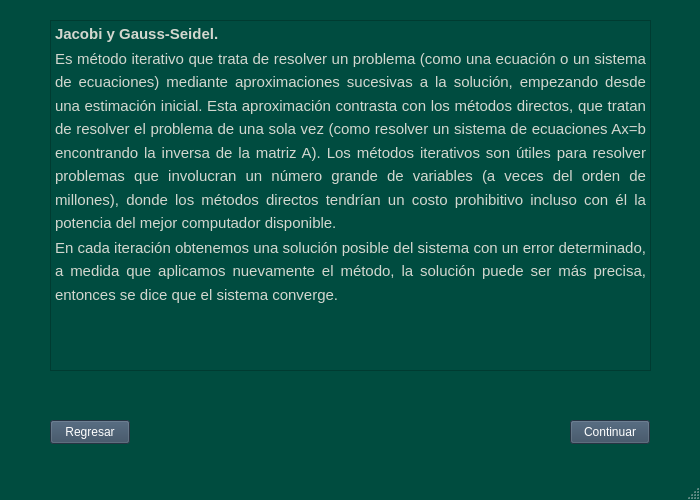
<?xml version="1.0" encoding="UTF-8"?>
<ui version="4.0">
 <class>resumenJacobi</class>
 <widget class="QMainWindow" name="resumenJacobi">
  <property name="geometry">
   <rect>
    <x>0</x>
    <y>0</y>
    <width>700</width>
    <height>500</height>
   </rect>
  </property>
  <property name="palette">
   <palette>
    <active>
     <colorrole role="WindowText">
      <brush brushstyle="SolidPattern">
       <color alpha="255">
        <red>255</red>
        <green>255</green>
        <blue>255</blue>
       </color>
      </brush>
     </colorrole>
     <colorrole role="Button">
      <brush brushstyle="SolidPattern">
       <color alpha="255">
        <red>0</red>
        <green>76</green>
        <blue>63</blue>
       </color>
      </brush>
     </colorrole>
     <colorrole role="Light">
      <brush brushstyle="SolidPattern">
       <color alpha="255">
        <red>0</red>
        <green>114</green>
        <blue>94</blue>
       </color>
      </brush>
     </colorrole>
     <colorrole role="Midlight">
      <brush brushstyle="SolidPattern">
       <color alpha="255">
        <red>0</red>
        <green>95</green>
        <blue>78</blue>
       </color>
      </brush>
     </colorrole>
     <colorrole role="Dark">
      <brush brushstyle="SolidPattern">
       <color alpha="255">
        <red>0</red>
        <green>38</green>
        <blue>31</blue>
       </color>
      </brush>
     </colorrole>
     <colorrole role="Mid">
      <brush brushstyle="SolidPattern">
       <color alpha="255">
        <red>0</red>
        <green>50</green>
        <blue>42</blue>
       </color>
      </brush>
     </colorrole>
     <colorrole role="Text">
      <brush brushstyle="SolidPattern">
       <color alpha="255">
        <red>255</red>
        <green>255</green>
        <blue>255</blue>
       </color>
      </brush>
     </colorrole>
     <colorrole role="BrightText">
      <brush brushstyle="SolidPattern">
       <color alpha="255">
        <red>255</red>
        <green>255</green>
        <blue>255</blue>
       </color>
      </brush>
     </colorrole>
     <colorrole role="ButtonText">
      <brush brushstyle="SolidPattern">
       <color alpha="255">
        <red>255</red>
        <green>255</green>
        <blue>255</blue>
       </color>
      </brush>
     </colorrole>
     <colorrole role="Base">
      <brush brushstyle="SolidPattern">
       <color alpha="255">
        <red>0</red>
        <green>0</green>
        <blue>0</blue>
       </color>
      </brush>
     </colorrole>
     <colorrole role="Window">
      <brush brushstyle="SolidPattern">
       <color alpha="255">
        <red>0</red>
        <green>76</green>
        <blue>63</blue>
       </color>
      </brush>
     </colorrole>
     <colorrole role="Shadow">
      <brush brushstyle="SolidPattern">
       <color alpha="255">
        <red>0</red>
        <green>0</green>
        <blue>0</blue>
       </color>
      </brush>
     </colorrole>
     <colorrole role="AlternateBase">
      <brush brushstyle="SolidPattern">
       <color alpha="255">
        <red>0</red>
        <green>38</green>
        <blue>31</blue>
       </color>
      </brush>
     </colorrole>
     <colorrole role="ToolTipBase">
      <brush brushstyle="SolidPattern">
       <color alpha="255">
        <red>255</red>
        <green>255</green>
        <blue>220</blue>
       </color>
      </brush>
     </colorrole>
     <colorrole role="ToolTipText">
      <brush brushstyle="SolidPattern">
       <color alpha="255">
        <red>0</red>
        <green>0</green>
        <blue>0</blue>
       </color>
      </brush>
     </colorrole>
     <colorrole role="PlaceholderText">
      <brush brushstyle="SolidPattern">
       <color alpha="128">
        <red>255</red>
        <green>255</green>
        <blue>255</blue>
       </color>
      </brush>
     </colorrole>
    </active>
    <inactive>
     <colorrole role="WindowText">
      <brush brushstyle="SolidPattern">
       <color alpha="255">
        <red>255</red>
        <green>255</green>
        <blue>255</blue>
       </color>
      </brush>
     </colorrole>
     <colorrole role="Button">
      <brush brushstyle="SolidPattern">
       <color alpha="255">
        <red>0</red>
        <green>76</green>
        <blue>63</blue>
       </color>
      </brush>
     </colorrole>
     <colorrole role="Light">
      <brush brushstyle="SolidPattern">
       <color alpha="255">
        <red>0</red>
        <green>114</green>
        <blue>94</blue>
       </color>
      </brush>
     </colorrole>
     <colorrole role="Midlight">
      <brush brushstyle="SolidPattern">
       <color alpha="255">
        <red>0</red>
        <green>95</green>
        <blue>78</blue>
       </color>
      </brush>
     </colorrole>
     <colorrole role="Dark">
      <brush brushstyle="SolidPattern">
       <color alpha="255">
        <red>0</red>
        <green>38</green>
        <blue>31</blue>
       </color>
      </brush>
     </colorrole>
     <colorrole role="Mid">
      <brush brushstyle="SolidPattern">
       <color alpha="255">
        <red>0</red>
        <green>50</green>
        <blue>42</blue>
       </color>
      </brush>
     </colorrole>
     <colorrole role="Text">
      <brush brushstyle="SolidPattern">
       <color alpha="255">
        <red>255</red>
        <green>255</green>
        <blue>255</blue>
       </color>
      </brush>
     </colorrole>
     <colorrole role="BrightText">
      <brush brushstyle="SolidPattern">
       <color alpha="255">
        <red>255</red>
        <green>255</green>
        <blue>255</blue>
       </color>
      </brush>
     </colorrole>
     <colorrole role="ButtonText">
      <brush brushstyle="SolidPattern">
       <color alpha="255">
        <red>255</red>
        <green>255</green>
        <blue>255</blue>
       </color>
      </brush>
     </colorrole>
     <colorrole role="Base">
      <brush brushstyle="SolidPattern">
       <color alpha="255">
        <red>0</red>
        <green>0</green>
        <blue>0</blue>
       </color>
      </brush>
     </colorrole>
     <colorrole role="Window">
      <brush brushstyle="SolidPattern">
       <color alpha="255">
        <red>0</red>
        <green>76</green>
        <blue>63</blue>
       </color>
      </brush>
     </colorrole>
     <colorrole role="Shadow">
      <brush brushstyle="SolidPattern">
       <color alpha="255">
        <red>0</red>
        <green>0</green>
        <blue>0</blue>
       </color>
      </brush>
     </colorrole>
     <colorrole role="AlternateBase">
      <brush brushstyle="SolidPattern">
       <color alpha="255">
        <red>0</red>
        <green>38</green>
        <blue>31</blue>
       </color>
      </brush>
     </colorrole>
     <colorrole role="ToolTipBase">
      <brush brushstyle="SolidPattern">
       <color alpha="255">
        <red>255</red>
        <green>255</green>
        <blue>220</blue>
       </color>
      </brush>
     </colorrole>
     <colorrole role="ToolTipText">
      <brush brushstyle="SolidPattern">
       <color alpha="255">
        <red>0</red>
        <green>0</green>
        <blue>0</blue>
       </color>
      </brush>
     </colorrole>
     <colorrole role="PlaceholderText">
      <brush brushstyle="SolidPattern">
       <color alpha="128">
        <red>255</red>
        <green>255</green>
        <blue>255</blue>
       </color>
      </brush>
     </colorrole>
    </inactive>
    <disabled>
     <colorrole role="WindowText">
      <brush brushstyle="SolidPattern">
       <color alpha="255">
        <red>0</red>
        <green>38</green>
        <blue>31</blue>
       </color>
      </brush>
     </colorrole>
     <colorrole role="Button">
      <brush brushstyle="SolidPattern">
       <color alpha="255">
        <red>0</red>
        <green>76</green>
        <blue>63</blue>
       </color>
      </brush>
     </colorrole>
     <colorrole role="Light">
      <brush brushstyle="SolidPattern">
       <color alpha="255">
        <red>0</red>
        <green>114</green>
        <blue>94</blue>
       </color>
      </brush>
     </colorrole>
     <colorrole role="Midlight">
      <brush brushstyle="SolidPattern">
       <color alpha="255">
        <red>0</red>
        <green>95</green>
        <blue>78</blue>
       </color>
      </brush>
     </colorrole>
     <colorrole role="Dark">
      <brush brushstyle="SolidPattern">
       <color alpha="255">
        <red>0</red>
        <green>38</green>
        <blue>31</blue>
       </color>
      </brush>
     </colorrole>
     <colorrole role="Mid">
      <brush brushstyle="SolidPattern">
       <color alpha="255">
        <red>0</red>
        <green>50</green>
        <blue>42</blue>
       </color>
      </brush>
     </colorrole>
     <colorrole role="Text">
      <brush brushstyle="SolidPattern">
       <color alpha="255">
        <red>0</red>
        <green>38</green>
        <blue>31</blue>
       </color>
      </brush>
     </colorrole>
     <colorrole role="BrightText">
      <brush brushstyle="SolidPattern">
       <color alpha="255">
        <red>255</red>
        <green>255</green>
        <blue>255</blue>
       </color>
      </brush>
     </colorrole>
     <colorrole role="ButtonText">
      <brush brushstyle="SolidPattern">
       <color alpha="255">
        <red>0</red>
        <green>38</green>
        <blue>31</blue>
       </color>
      </brush>
     </colorrole>
     <colorrole role="Base">
      <brush brushstyle="SolidPattern">
       <color alpha="255">
        <red>0</red>
        <green>76</green>
        <blue>63</blue>
       </color>
      </brush>
     </colorrole>
     <colorrole role="Window">
      <brush brushstyle="SolidPattern">
       <color alpha="255">
        <red>0</red>
        <green>76</green>
        <blue>63</blue>
       </color>
      </brush>
     </colorrole>
     <colorrole role="Shadow">
      <brush brushstyle="SolidPattern">
       <color alpha="255">
        <red>0</red>
        <green>0</green>
        <blue>0</blue>
       </color>
      </brush>
     </colorrole>
     <colorrole role="AlternateBase">
      <brush brushstyle="SolidPattern">
       <color alpha="255">
        <red>0</red>
        <green>76</green>
        <blue>63</blue>
       </color>
      </brush>
     </colorrole>
     <colorrole role="ToolTipBase">
      <brush brushstyle="SolidPattern">
       <color alpha="255">
        <red>255</red>
        <green>255</green>
        <blue>220</blue>
       </color>
      </brush>
     </colorrole>
     <colorrole role="ToolTipText">
      <brush brushstyle="SolidPattern">
       <color alpha="255">
        <red>0</red>
        <green>0</green>
        <blue>0</blue>
       </color>
      </brush>
     </colorrole>
     <colorrole role="PlaceholderText">
      <brush brushstyle="SolidPattern">
       <color alpha="128">
        <red>255</red>
        <green>255</green>
        <blue>255</blue>
       </color>
      </brush>
     </colorrole>
    </disabled>
   </palette>
  </property>
  <property name="windowTitle">
   <string>MainWindow</string>
  </property>
  <widget class="QWidget" name="centralwidget">
   <widget class="QPushButton" name="pushButton">
    <property name="geometry">
     <rect>
      <x>50</x>
      <y>420</y>
      <width>80</width>
      <height>24</height>
     </rect>
    </property>
    <property name="palette">
     <palette>
      <active>
       <colorrole role="WindowText">
        <brush brushstyle="SolidPattern">
         <color alpha="255">
          <red>255</red>
          <green>255</green>
          <blue>255</blue>
         </color>
        </brush>
       </colorrole>
       <colorrole role="Button">
        <brush brushstyle="SolidPattern">
         <color alpha="255">
          <red>53</red>
          <green>73</green>
          <blue>94</blue>
         </color>
        </brush>
       </colorrole>
       <colorrole role="Light">
        <brush brushstyle="SolidPattern">
         <color alpha="255">
          <red>79</red>
          <green>109</green>
          <blue>141</blue>
         </color>
        </brush>
       </colorrole>
       <colorrole role="Midlight">
        <brush brushstyle="SolidPattern">
         <color alpha="255">
          <red>66</red>
          <green>91</green>
          <blue>117</blue>
         </color>
        </brush>
       </colorrole>
       <colorrole role="Dark">
        <brush brushstyle="SolidPattern">
         <color alpha="255">
          <red>26</red>
          <green>36</green>
          <blue>47</blue>
         </color>
        </brush>
       </colorrole>
       <colorrole role="Mid">
        <brush brushstyle="SolidPattern">
         <color alpha="255">
          <red>35</red>
          <green>48</green>
          <blue>62</blue>
         </color>
        </brush>
       </colorrole>
       <colorrole role="Text">
        <brush brushstyle="SolidPattern">
         <color alpha="255">
          <red>255</red>
          <green>255</green>
          <blue>255</blue>
         </color>
        </brush>
       </colorrole>
       <colorrole role="BrightText">
        <brush brushstyle="SolidPattern">
         <color alpha="255">
          <red>255</red>
          <green>255</green>
          <blue>255</blue>
         </color>
        </brush>
       </colorrole>
       <colorrole role="ButtonText">
        <brush brushstyle="SolidPattern">
         <color alpha="255">
          <red>255</red>
          <green>255</green>
          <blue>255</blue>
         </color>
        </brush>
       </colorrole>
       <colorrole role="Base">
        <brush brushstyle="SolidPattern">
         <color alpha="255">
          <red>0</red>
          <green>0</green>
          <blue>0</blue>
         </color>
        </brush>
       </colorrole>
       <colorrole role="Window">
        <brush brushstyle="SolidPattern">
         <color alpha="255">
          <red>53</red>
          <green>73</green>
          <blue>94</blue>
         </color>
        </brush>
       </colorrole>
       <colorrole role="Shadow">
        <brush brushstyle="SolidPattern">
         <color alpha="255">
          <red>0</red>
          <green>0</green>
          <blue>0</blue>
         </color>
        </brush>
       </colorrole>
       <colorrole role="AlternateBase">
        <brush brushstyle="SolidPattern">
         <color alpha="255">
          <red>26</red>
          <green>36</green>
          <blue>47</blue>
         </color>
        </brush>
       </colorrole>
       <colorrole role="ToolTipBase">
        <brush brushstyle="SolidPattern">
         <color alpha="255">
          <red>255</red>
          <green>255</green>
          <blue>220</blue>
         </color>
        </brush>
       </colorrole>
       <colorrole role="ToolTipText">
        <brush brushstyle="SolidPattern">
         <color alpha="255">
          <red>0</red>
          <green>0</green>
          <blue>0</blue>
         </color>
        </brush>
       </colorrole>
       <colorrole role="PlaceholderText">
        <brush brushstyle="SolidPattern">
         <color alpha="128">
          <red>255</red>
          <green>255</green>
          <blue>255</blue>
         </color>
        </brush>
       </colorrole>
      </active>
      <inactive>
       <colorrole role="WindowText">
        <brush brushstyle="SolidPattern">
         <color alpha="255">
          <red>255</red>
          <green>255</green>
          <blue>255</blue>
         </color>
        </brush>
       </colorrole>
       <colorrole role="Button">
        <brush brushstyle="SolidPattern">
         <color alpha="255">
          <red>53</red>
          <green>73</green>
          <blue>94</blue>
         </color>
        </brush>
       </colorrole>
       <colorrole role="Light">
        <brush brushstyle="SolidPattern">
         <color alpha="255">
          <red>79</red>
          <green>109</green>
          <blue>141</blue>
         </color>
        </brush>
       </colorrole>
       <colorrole role="Midlight">
        <brush brushstyle="SolidPattern">
         <color alpha="255">
          <red>66</red>
          <green>91</green>
          <blue>117</blue>
         </color>
        </brush>
       </colorrole>
       <colorrole role="Dark">
        <brush brushstyle="SolidPattern">
         <color alpha="255">
          <red>26</red>
          <green>36</green>
          <blue>47</blue>
         </color>
        </brush>
       </colorrole>
       <colorrole role="Mid">
        <brush brushstyle="SolidPattern">
         <color alpha="255">
          <red>35</red>
          <green>48</green>
          <blue>62</blue>
         </color>
        </brush>
       </colorrole>
       <colorrole role="Text">
        <brush brushstyle="SolidPattern">
         <color alpha="255">
          <red>255</red>
          <green>255</green>
          <blue>255</blue>
         </color>
        </brush>
       </colorrole>
       <colorrole role="BrightText">
        <brush brushstyle="SolidPattern">
         <color alpha="255">
          <red>255</red>
          <green>255</green>
          <blue>255</blue>
         </color>
        </brush>
       </colorrole>
       <colorrole role="ButtonText">
        <brush brushstyle="SolidPattern">
         <color alpha="255">
          <red>255</red>
          <green>255</green>
          <blue>255</blue>
         </color>
        </brush>
       </colorrole>
       <colorrole role="Base">
        <brush brushstyle="SolidPattern">
         <color alpha="255">
          <red>0</red>
          <green>0</green>
          <blue>0</blue>
         </color>
        </brush>
       </colorrole>
       <colorrole role="Window">
        <brush brushstyle="SolidPattern">
         <color alpha="255">
          <red>53</red>
          <green>73</green>
          <blue>94</blue>
         </color>
        </brush>
       </colorrole>
       <colorrole role="Shadow">
        <brush brushstyle="SolidPattern">
         <color alpha="255">
          <red>0</red>
          <green>0</green>
          <blue>0</blue>
         </color>
        </brush>
       </colorrole>
       <colorrole role="AlternateBase">
        <brush brushstyle="SolidPattern">
         <color alpha="255">
          <red>26</red>
          <green>36</green>
          <blue>47</blue>
         </color>
        </brush>
       </colorrole>
       <colorrole role="ToolTipBase">
        <brush brushstyle="SolidPattern">
         <color alpha="255">
          <red>255</red>
          <green>255</green>
          <blue>220</blue>
         </color>
        </brush>
       </colorrole>
       <colorrole role="ToolTipText">
        <brush brushstyle="SolidPattern">
         <color alpha="255">
          <red>0</red>
          <green>0</green>
          <blue>0</blue>
         </color>
        </brush>
       </colorrole>
       <colorrole role="PlaceholderText">
        <brush brushstyle="SolidPattern">
         <color alpha="128">
          <red>255</red>
          <green>255</green>
          <blue>255</blue>
         </color>
        </brush>
       </colorrole>
      </inactive>
      <disabled>
       <colorrole role="WindowText">
        <brush brushstyle="SolidPattern">
         <color alpha="255">
          <red>26</red>
          <green>36</green>
          <blue>47</blue>
         </color>
        </brush>
       </colorrole>
       <colorrole role="Button">
        <brush brushstyle="SolidPattern">
         <color alpha="255">
          <red>53</red>
          <green>73</green>
          <blue>94</blue>
         </color>
        </brush>
       </colorrole>
       <colorrole role="Light">
        <brush brushstyle="SolidPattern">
         <color alpha="255">
          <red>79</red>
          <green>109</green>
          <blue>141</blue>
         </color>
        </brush>
       </colorrole>
       <colorrole role="Midlight">
        <brush brushstyle="SolidPattern">
         <color alpha="255">
          <red>66</red>
          <green>91</green>
          <blue>117</blue>
         </color>
        </brush>
       </colorrole>
       <colorrole role="Dark">
        <brush brushstyle="SolidPattern">
         <color alpha="255">
          <red>26</red>
          <green>36</green>
          <blue>47</blue>
         </color>
        </brush>
       </colorrole>
       <colorrole role="Mid">
        <brush brushstyle="SolidPattern">
         <color alpha="255">
          <red>35</red>
          <green>48</green>
          <blue>62</blue>
         </color>
        </brush>
       </colorrole>
       <colorrole role="Text">
        <brush brushstyle="SolidPattern">
         <color alpha="255">
          <red>26</red>
          <green>36</green>
          <blue>47</blue>
         </color>
        </brush>
       </colorrole>
       <colorrole role="BrightText">
        <brush brushstyle="SolidPattern">
         <color alpha="255">
          <red>255</red>
          <green>255</green>
          <blue>255</blue>
         </color>
        </brush>
       </colorrole>
       <colorrole role="ButtonText">
        <brush brushstyle="SolidPattern">
         <color alpha="255">
          <red>26</red>
          <green>36</green>
          <blue>47</blue>
         </color>
        </brush>
       </colorrole>
       <colorrole role="Base">
        <brush brushstyle="SolidPattern">
         <color alpha="255">
          <red>53</red>
          <green>73</green>
          <blue>94</blue>
         </color>
        </brush>
       </colorrole>
       <colorrole role="Window">
        <brush brushstyle="SolidPattern">
         <color alpha="255">
          <red>53</red>
          <green>73</green>
          <blue>94</blue>
         </color>
        </brush>
       </colorrole>
       <colorrole role="Shadow">
        <brush brushstyle="SolidPattern">
         <color alpha="255">
          <red>0</red>
          <green>0</green>
          <blue>0</blue>
         </color>
        </brush>
       </colorrole>
       <colorrole role="AlternateBase">
        <brush brushstyle="SolidPattern">
         <color alpha="255">
          <red>53</red>
          <green>73</green>
          <blue>94</blue>
         </color>
        </brush>
       </colorrole>
       <colorrole role="ToolTipBase">
        <brush brushstyle="SolidPattern">
         <color alpha="255">
          <red>255</red>
          <green>255</green>
          <blue>220</blue>
         </color>
        </brush>
       </colorrole>
       <colorrole role="ToolTipText">
        <brush brushstyle="SolidPattern">
         <color alpha="255">
          <red>0</red>
          <green>0</green>
          <blue>0</blue>
         </color>
        </brush>
       </colorrole>
       <colorrole role="PlaceholderText">
        <brush brushstyle="SolidPattern">
         <color alpha="128">
          <red>255</red>
          <green>255</green>
          <blue>255</blue>
         </color>
        </brush>
       </colorrole>
      </disabled>
     </palette>
    </property>
    <property name="text">
     <string>Regresar</string>
    </property>
   </widget>
   <widget class="QPushButton" name="pushButton_2">
    <property name="geometry">
     <rect>
      <x>570</x>
      <y>420</y>
      <width>80</width>
      <height>24</height>
     </rect>
    </property>
    <property name="palette">
     <palette>
      <active>
       <colorrole role="WindowText">
        <brush brushstyle="SolidPattern">
         <color alpha="255">
          <red>255</red>
          <green>255</green>
          <blue>255</blue>
         </color>
        </brush>
       </colorrole>
       <colorrole role="Button">
        <brush brushstyle="SolidPattern">
         <color alpha="255">
          <red>53</red>
          <green>73</green>
          <blue>94</blue>
         </color>
        </brush>
       </colorrole>
       <colorrole role="Light">
        <brush brushstyle="SolidPattern">
         <color alpha="255">
          <red>79</red>
          <green>109</green>
          <blue>141</blue>
         </color>
        </brush>
       </colorrole>
       <colorrole role="Midlight">
        <brush brushstyle="SolidPattern">
         <color alpha="255">
          <red>66</red>
          <green>91</green>
          <blue>117</blue>
         </color>
        </brush>
       </colorrole>
       <colorrole role="Dark">
        <brush brushstyle="SolidPattern">
         <color alpha="255">
          <red>26</red>
          <green>36</green>
          <blue>47</blue>
         </color>
        </brush>
       </colorrole>
       <colorrole role="Mid">
        <brush brushstyle="SolidPattern">
         <color alpha="255">
          <red>35</red>
          <green>48</green>
          <blue>62</blue>
         </color>
        </brush>
       </colorrole>
       <colorrole role="Text">
        <brush brushstyle="SolidPattern">
         <color alpha="255">
          <red>255</red>
          <green>255</green>
          <blue>255</blue>
         </color>
        </brush>
       </colorrole>
       <colorrole role="BrightText">
        <brush brushstyle="SolidPattern">
         <color alpha="255">
          <red>255</red>
          <green>255</green>
          <blue>255</blue>
         </color>
        </brush>
       </colorrole>
       <colorrole role="ButtonText">
        <brush brushstyle="SolidPattern">
         <color alpha="255">
          <red>255</red>
          <green>255</green>
          <blue>255</blue>
         </color>
        </brush>
       </colorrole>
       <colorrole role="Base">
        <brush brushstyle="SolidPattern">
         <color alpha="255">
          <red>0</red>
          <green>0</green>
          <blue>0</blue>
         </color>
        </brush>
       </colorrole>
       <colorrole role="Window">
        <brush brushstyle="SolidPattern">
         <color alpha="255">
          <red>53</red>
          <green>73</green>
          <blue>94</blue>
         </color>
        </brush>
       </colorrole>
       <colorrole role="Shadow">
        <brush brushstyle="SolidPattern">
         <color alpha="255">
          <red>0</red>
          <green>0</green>
          <blue>0</blue>
         </color>
        </brush>
       </colorrole>
       <colorrole role="AlternateBase">
        <brush brushstyle="SolidPattern">
         <color alpha="255">
          <red>26</red>
          <green>36</green>
          <blue>47</blue>
         </color>
        </brush>
       </colorrole>
       <colorrole role="ToolTipBase">
        <brush brushstyle="SolidPattern">
         <color alpha="255">
          <red>255</red>
          <green>255</green>
          <blue>220</blue>
         </color>
        </brush>
       </colorrole>
       <colorrole role="ToolTipText">
        <brush brushstyle="SolidPattern">
         <color alpha="255">
          <red>0</red>
          <green>0</green>
          <blue>0</blue>
         </color>
        </brush>
       </colorrole>
       <colorrole role="PlaceholderText">
        <brush brushstyle="SolidPattern">
         <color alpha="128">
          <red>255</red>
          <green>255</green>
          <blue>255</blue>
         </color>
        </brush>
       </colorrole>
      </active>
      <inactive>
       <colorrole role="WindowText">
        <brush brushstyle="SolidPattern">
         <color alpha="255">
          <red>255</red>
          <green>255</green>
          <blue>255</blue>
         </color>
        </brush>
       </colorrole>
       <colorrole role="Button">
        <brush brushstyle="SolidPattern">
         <color alpha="255">
          <red>53</red>
          <green>73</green>
          <blue>94</blue>
         </color>
        </brush>
       </colorrole>
       <colorrole role="Light">
        <brush brushstyle="SolidPattern">
         <color alpha="255">
          <red>79</red>
          <green>109</green>
          <blue>141</blue>
         </color>
        </brush>
       </colorrole>
       <colorrole role="Midlight">
        <brush brushstyle="SolidPattern">
         <color alpha="255">
          <red>66</red>
          <green>91</green>
          <blue>117</blue>
         </color>
        </brush>
       </colorrole>
       <colorrole role="Dark">
        <brush brushstyle="SolidPattern">
         <color alpha="255">
          <red>26</red>
          <green>36</green>
          <blue>47</blue>
         </color>
        </brush>
       </colorrole>
       <colorrole role="Mid">
        <brush brushstyle="SolidPattern">
         <color alpha="255">
          <red>35</red>
          <green>48</green>
          <blue>62</blue>
         </color>
        </brush>
       </colorrole>
       <colorrole role="Text">
        <brush brushstyle="SolidPattern">
         <color alpha="255">
          <red>255</red>
          <green>255</green>
          <blue>255</blue>
         </color>
        </brush>
       </colorrole>
       <colorrole role="BrightText">
        <brush brushstyle="SolidPattern">
         <color alpha="255">
          <red>255</red>
          <green>255</green>
          <blue>255</blue>
         </color>
        </brush>
       </colorrole>
       <colorrole role="ButtonText">
        <brush brushstyle="SolidPattern">
         <color alpha="255">
          <red>255</red>
          <green>255</green>
          <blue>255</blue>
         </color>
        </brush>
       </colorrole>
       <colorrole role="Base">
        <brush brushstyle="SolidPattern">
         <color alpha="255">
          <red>0</red>
          <green>0</green>
          <blue>0</blue>
         </color>
        </brush>
       </colorrole>
       <colorrole role="Window">
        <brush brushstyle="SolidPattern">
         <color alpha="255">
          <red>53</red>
          <green>73</green>
          <blue>94</blue>
         </color>
        </brush>
       </colorrole>
       <colorrole role="Shadow">
        <brush brushstyle="SolidPattern">
         <color alpha="255">
          <red>0</red>
          <green>0</green>
          <blue>0</blue>
         </color>
        </brush>
       </colorrole>
       <colorrole role="AlternateBase">
        <brush brushstyle="SolidPattern">
         <color alpha="255">
          <red>26</red>
          <green>36</green>
          <blue>47</blue>
         </color>
        </brush>
       </colorrole>
       <colorrole role="ToolTipBase">
        <brush brushstyle="SolidPattern">
         <color alpha="255">
          <red>255</red>
          <green>255</green>
          <blue>220</blue>
         </color>
        </brush>
       </colorrole>
       <colorrole role="ToolTipText">
        <brush brushstyle="SolidPattern">
         <color alpha="255">
          <red>0</red>
          <green>0</green>
          <blue>0</blue>
         </color>
        </brush>
       </colorrole>
       <colorrole role="PlaceholderText">
        <brush brushstyle="SolidPattern">
         <color alpha="128">
          <red>255</red>
          <green>255</green>
          <blue>255</blue>
         </color>
        </brush>
       </colorrole>
      </inactive>
      <disabled>
       <colorrole role="WindowText">
        <brush brushstyle="SolidPattern">
         <color alpha="255">
          <red>26</red>
          <green>36</green>
          <blue>47</blue>
         </color>
        </brush>
       </colorrole>
       <colorrole role="Button">
        <brush brushstyle="SolidPattern">
         <color alpha="255">
          <red>53</red>
          <green>73</green>
          <blue>94</blue>
         </color>
        </brush>
       </colorrole>
       <colorrole role="Light">
        <brush brushstyle="SolidPattern">
         <color alpha="255">
          <red>79</red>
          <green>109</green>
          <blue>141</blue>
         </color>
        </brush>
       </colorrole>
       <colorrole role="Midlight">
        <brush brushstyle="SolidPattern">
         <color alpha="255">
          <red>66</red>
          <green>91</green>
          <blue>117</blue>
         </color>
        </brush>
       </colorrole>
       <colorrole role="Dark">
        <brush brushstyle="SolidPattern">
         <color alpha="255">
          <red>26</red>
          <green>36</green>
          <blue>47</blue>
         </color>
        </brush>
       </colorrole>
       <colorrole role="Mid">
        <brush brushstyle="SolidPattern">
         <color alpha="255">
          <red>35</red>
          <green>48</green>
          <blue>62</blue>
         </color>
        </brush>
       </colorrole>
       <colorrole role="Text">
        <brush brushstyle="SolidPattern">
         <color alpha="255">
          <red>26</red>
          <green>36</green>
          <blue>47</blue>
         </color>
        </brush>
       </colorrole>
       <colorrole role="BrightText">
        <brush brushstyle="SolidPattern">
         <color alpha="255">
          <red>255</red>
          <green>255</green>
          <blue>255</blue>
         </color>
        </brush>
       </colorrole>
       <colorrole role="ButtonText">
        <brush brushstyle="SolidPattern">
         <color alpha="255">
          <red>26</red>
          <green>36</green>
          <blue>47</blue>
         </color>
        </brush>
       </colorrole>
       <colorrole role="Base">
        <brush brushstyle="SolidPattern">
         <color alpha="255">
          <red>53</red>
          <green>73</green>
          <blue>94</blue>
         </color>
        </brush>
       </colorrole>
       <colorrole role="Window">
        <brush brushstyle="SolidPattern">
         <color alpha="255">
          <red>53</red>
          <green>73</green>
          <blue>94</blue>
         </color>
        </brush>
       </colorrole>
       <colorrole role="Shadow">
        <brush brushstyle="SolidPattern">
         <color alpha="255">
          <red>0</red>
          <green>0</green>
          <blue>0</blue>
         </color>
        </brush>
       </colorrole>
       <colorrole role="AlternateBase">
        <brush brushstyle="SolidPattern">
         <color alpha="255">
          <red>53</red>
          <green>73</green>
          <blue>94</blue>
         </color>
        </brush>
       </colorrole>
       <colorrole role="ToolTipBase">
        <brush brushstyle="SolidPattern">
         <color alpha="255">
          <red>255</red>
          <green>255</green>
          <blue>220</blue>
         </color>
        </brush>
       </colorrole>
       <colorrole role="ToolTipText">
        <brush brushstyle="SolidPattern">
         <color alpha="255">
          <red>0</red>
          <green>0</green>
          <blue>0</blue>
         </color>
        </brush>
       </colorrole>
       <colorrole role="PlaceholderText">
        <brush brushstyle="SolidPattern">
         <color alpha="128">
          <red>255</red>
          <green>255</green>
          <blue>255</blue>
         </color>
        </brush>
       </colorrole>
      </disabled>
     </palette>
    </property>
    <property name="text">
     <string>Continuar</string>
    </property>
   </widget>
   <widget class="QTextBrowser" name="textBrowser">
    <property name="geometry">
     <rect>
      <x>50</x>
      <y>20</y>
      <width>601</width>
      <height>351</height>
     </rect>
    </property>
    <property name="palette">
     <palette>
      <active>
       <colorrole role="Base">
        <brush brushstyle="SolidPattern">
         <color alpha="255">
          <red>0</red>
          <green>76</green>
          <blue>64</blue>
         </color>
        </brush>
       </colorrole>
       <colorrole role="Shadow">
        <brush brushstyle="SolidPattern">
         <color alpha="255">
          <red>0</red>
          <green>76</green>
          <blue>64</blue>
         </color>
        </brush>
       </colorrole>
       <colorrole role="ToolTipText">
        <brush brushstyle="SolidPattern">
         <color alpha="255">
          <red>0</red>
          <green>76</green>
          <blue>64</blue>
         </color>
        </brush>
       </colorrole>
      </active>
      <inactive>
       <colorrole role="Base">
        <brush brushstyle="SolidPattern">
         <color alpha="255">
          <red>0</red>
          <green>76</green>
          <blue>64</blue>
         </color>
        </brush>
       </colorrole>
       <colorrole role="Shadow">
        <brush brushstyle="SolidPattern">
         <color alpha="255">
          <red>0</red>
          <green>76</green>
          <blue>64</blue>
         </color>
        </brush>
       </colorrole>
       <colorrole role="ToolTipText">
        <brush brushstyle="SolidPattern">
         <color alpha="255">
          <red>0</red>
          <green>76</green>
          <blue>64</blue>
         </color>
        </brush>
       </colorrole>
      </inactive>
      <disabled>
       <colorrole role="Base">
        <brush brushstyle="SolidPattern">
         <color alpha="255">
          <red>0</red>
          <green>76</green>
          <blue>64</blue>
         </color>
        </brush>
       </colorrole>
       <colorrole role="Shadow">
        <brush brushstyle="SolidPattern">
         <color alpha="255">
          <red>0</red>
          <green>76</green>
          <blue>64</blue>
         </color>
        </brush>
       </colorrole>
       <colorrole role="ToolTipText">
        <brush brushstyle="SolidPattern">
         <color alpha="255">
          <red>0</red>
          <green>76</green>
          <blue>64</blue>
         </color>
        </brush>
       </colorrole>
      </disabled>
     </palette>
    </property>
    <property name="html">
     <string>&lt;!DOCTYPE HTML PUBLIC &quot;-//W3C//DTD HTML 4.0//EN&quot; &quot;http://www.w3.org/TR/REC-html40/strict.dtd&quot;&gt;
&lt;html&gt;&lt;head&gt;&lt;meta name=&quot;qrichtext&quot; content=&quot;1&quot; /&gt;&lt;style type=&quot;text/css&quot;&gt;
p, li { white-space: pre-wrap; }
&lt;/style&gt;&lt;/head&gt;&lt;body style=&quot; font-family:'Ubuntu'; font-size:10pt; font-weight:400; font-style:normal;&quot;&gt;
&lt;p align=&quot;justify&quot; style=&quot; margin-top:0px; margin-bottom:0px; margin-left:0px; margin-right:0px; -qt-block-indent:0; text-indent:0px; line-height:138%;&quot;&gt;&lt;a name=&quot;docs-internal-guid-a451d45a-7fff-7402-d954-3a0cd6cf9788&quot;&gt;&lt;/a&gt;&lt;span style=&quot; font-family:'Roboto','sans-serif'; font-size:11pt; font-weight:600; color:#d3d7cf; background-color:transparent;&quot;&gt;J&lt;/span&gt;&lt;span style=&quot; font-family:'Roboto','sans-serif'; font-size:11pt; font-weight:600; color:#d3d7cf; background-color:transparent;&quot;&gt;acobi y Gauss-Seidel.&lt;/span&gt;&lt;/p&gt;
&lt;p align=&quot;justify&quot; style=&quot; margin-top:0px; margin-bottom:0px; margin-left:0px; margin-right:0px; -qt-block-indent:0; text-indent:0px; line-height:138%;&quot;&gt;&lt;span style=&quot; font-family:'Roboto','sans-serif'; font-size:11pt; color:#d3d7cf; background-color:transparent;&quot;&gt;Es método iterativo que trata de resolver un problema (como una ecuación o un sistema de ecuaciones) mediante aproximaciones sucesivas a la solución, empezando desde una estimación inicial. Esta aproximación contrasta con los métodos directos, que tratan de resolver el problema de una sola vez (como resolver un sistema de ecuaciones Ax=b encontrando la inversa de la matriz A). Los métodos iterativos son útiles para resolver problemas que involucran un número grande de variables (a veces del orden de millones), donde los métodos directos tendrían un costo prohibitivo incluso con él la potencia del mejor computador disponible. &lt;/span&gt;&lt;/p&gt;
&lt;p align=&quot;justify&quot; style=&quot; margin-top:0px; margin-bottom:0px; margin-left:0px; margin-right:0px; -qt-block-indent:0; text-indent:0px; line-height:138%;&quot;&gt;&lt;span style=&quot; font-family:'Roboto','sans-serif'; font-size:11pt; color:#d3d7cf; background-color:transparent;&quot;&gt;En cada iteración obtenemos una solución posible del sistema con un error determinado, a medida que aplicamos nuevamente el método, la solución puede ser más precisa, entonces se dice que el sistema converge.&lt;/span&gt;&lt;/p&gt;&lt;/body&gt;&lt;/html&gt;</string>
    </property>
   </widget>
  </widget>
  <widget class="QMenuBar" name="menubar">
   <property name="geometry">
    <rect>
     <x>0</x>
     <y>0</y>
     <width>700</width>
     <height>21</height>
    </rect>
   </property>
  </widget>
  <widget class="QStatusBar" name="statusbar"/>
 </widget>
 <resources/>
 <connections/>
</ui>
